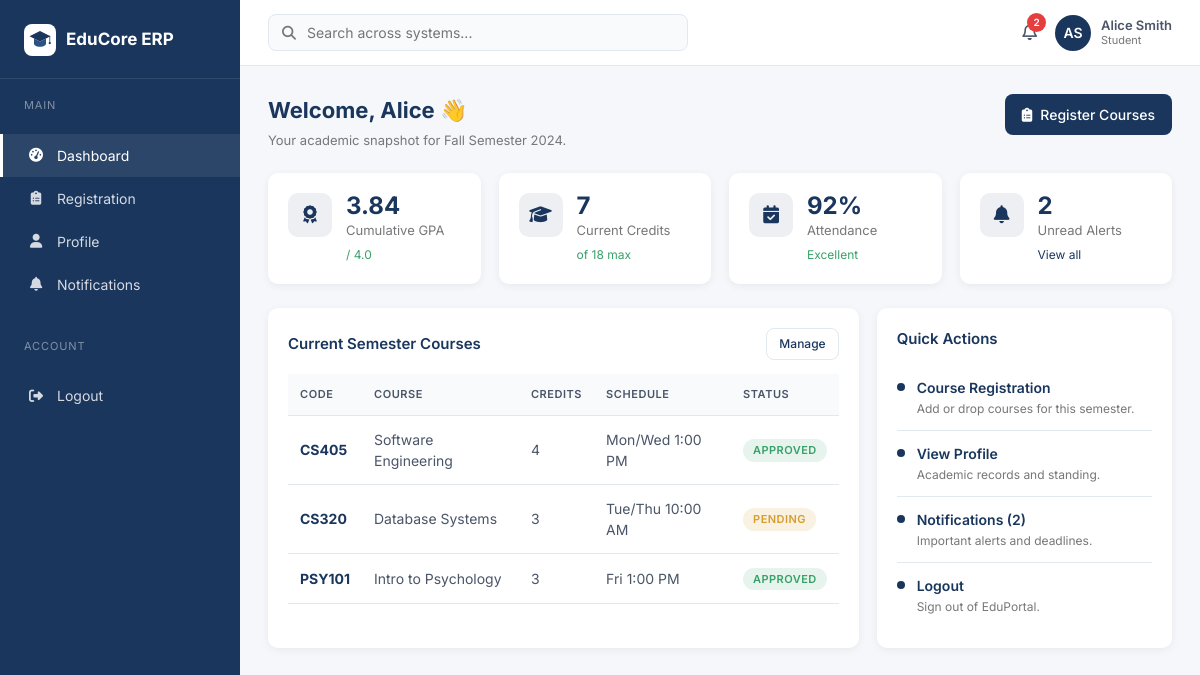
The page /student/dashboard.php (signed in) on the database its author committed.
### tables this page shows
CREATE TABLE users (
  id INT AUTO_INCREMENT PRIMARY KEY,
  name VARCHAR(100) NOT NULL,
  email VARCHAR(120) NOT NULL UNIQUE,
  password VARCHAR(255) NOT NULL,
  role ENUM('admin','student','faculty') NOT NULL DEFAULT 'student',
  created_at TIMESTAMP DEFAULT CURRENT_TIMESTAMP
);

CREATE TABLE registrations (
  id INT AUTO_INCREMENT PRIMARY KEY,
  student_pk INT NOT NULL,
  course_id INT NOT NULL,
  status ENUM('approved','pending') DEFAULT 'pending',
  registered_at TIMESTAMP DEFAULT CURRENT_TIMESTAMP
);

CREATE TABLE courses (
  id INT AUTO_INCREMENT PRIMARY KEY,
  code VARCHAR(20) NOT NULL UNIQUE,
  name VARCHAR(120) NOT NULL,
  credits INT NOT NULL DEFAULT 3,
  lecturer VARCHAR(120),
  schedule VARCHAR(80),
  room VARCHAR(40),
  seats_taken INT DEFAULT 0,
  seats_total INT DEFAULT 40,
  department VARCHAR(80)
);

### student/dashboard.php (the view, shortened to what this page needs)
<?php
require_once __DIR__ . '/../config/db.php';
$u = $pdo->prepare("SELECT * FROM users WHERE id=?");
$u->execute([$_SESSION['user_id']]);
$user = $u->fetch();
$s = $pdo->prepare("SELECT * FROM students WHERE email=?");
$s->execute([$user['email']]);
$student = $s->fetch();
$student_pk = $student['id'] ?? 0;
$regs = [];
$totalCredits = 0;
$attendancePct = 0;
if ($student_pk) {
    $r = $pdo->prepare("SELECT r.*, c.code, c.name, c.credits, c.lecturer, c.schedule, c.room FROM registrations r JOIN courses c ON r.course_id=c.id WHERE r.student_pk=?");
    $r->execute([$student_pk]);
    $regs = $r->fetchAll();
    foreach ($regs as $reg) {
        if ($reg['status'] === 'approved') $totalCredits += (int)$reg['credits'];
    }
    $a = $pdo->prepare("SELECT SUM(status='present') p, COUNT(*) t FROM attendance WHERE student_pk=?");
    $a->execute([$student_pk]);
    $att = $a->fetch();
    $attendancePct = ($att['t'] ?? 0) ? round(($att['p']/$att['t'])*100) : 92;
}
require __DIR__ . '/../partials/header.php';
require __DIR__ . '/../partials/sidebar.php';
require __DIR__ . '/../partials/navbar.php';
?>
<div class="page-header">
  <div>
    <h1>Welcome, <?= htmlspecialchars(explode(' ', $user['name'])[0]) ?> 👋</h1>
    <p>Your academic snapshot for Fall Semester 2024.</p>
  </div>
  <div class="actions">
    <a href="registration.php" class="btn btn-primary"><i class="fa-solid fa-clipboard-list"></i> Register Courses</a>
  </div>
</div>
<div class="stats-grid">
  <div class="stat-card">
    <div class="icon"><i class="fa-solid fa-award"></i></div>
    <div><div class="value">3.84</div><div class="label">Cumulative GPA</div><div class="trend">/ 4.0</div></div>
  </div>
  <div class="stat-card">
    <div class="icon"><i class="fa-solid fa-graduation-cap"></i></div>
    <div><div class="value"><?= $totalCredits ?: 10 ?></div><div class="label">Current Credits</div><div class="trend">of 18 max</div></div>
  </div>
  <div class="stat-card">
    <div class="icon"><i class="fa-solid fa-calendar-check"></i></div>
    <div><div class="value"><?= $attendancePct ?>%</div><div class="label">Attendance</div><div class="trend">Excellent</div></div>
  </div>
  <div class="stat-card">
    <div class="icon"><i class="fa-solid fa-bell"></i></div>
    <div><div class="value"><?= $notifCount ?></div><div class="label">Unread Alerts</div><div class="trend"><a href="notifications.php" style="color:var(--primary)">View all</a></div></div>
  </div>
</div>
<div class="grid-2">
  <div class="card">
    <div class="card-title">Current Semester Courses <a href="registration.php" class="btn btn-outline btn-sm">Manage</a></div>
    <div class="table-wrap">
      <table class="table">
        <thead><tr><th>Code</th><th>Course</th><th>Credits</th><th>Schedule</th><th>Status</th></tr></thead>
        <tbody>
          <?php foreach ($regs as $r): ?>
            <tr>
              <td><strong style="color:var(--primary)"><?= htmlspecialchars($r['code']) ?></strong></td>
              <td><?= htmlspecialchars($r['name']) ?></td>
              <td><?= (int)$r['credits'] ?></td>
              <td><?= htmlspecialchars($r['schedule']) ?></td>
              <td>
                <?php $cls = $r['status']==='approved'?'success':'warning'; ?>
                <span class="badge badge-<?= $cls ?>"><?= htmlspecialchars($r['status']) ?></span>
              </td>
            </tr>
          <?php endforeach; ?>
        </tbody>
      </table>
    </div>
  </div>
  <div class="card">
    <div class="card-title">Quick Actions</div>
    <ul class="deadline-list">
      <li><span class="dot"></span><div><div class="title"><a href="registration.php">Course Registration</a></div><div class="desc">Add or drop courses for this semester.</div></div></li>
      <li><span class="dot"></span><div><div class="title"><a href="profile.php">View Profile</a></div><div class="desc">Academic records and standing.</div></div></li>
      <li><span class="dot"></span><div><div class="title"><a href="notifications.php">Notifications (<?= $notifCount ?>)</a></div><div class="desc">Important alerts and deadlines.</div></div></li>
      <li><span class="dot"></span><div><div class="title"><a href="../auth/logout.php">Logout</a></div><div class="desc">Sign out of EduPortal.</div></div></li>
    </ul>
  </div>
</div>
<?php require __DIR__ . '/../partials/footer.php'; ?>

### partials/header.php (shortened to what this page needs)
<?php
$base = '/edu-erp';
?>
<!DOCTYPE html>
<html lang="en">
<head>
<link rel="stylesheet" href="<?= $base ?>/assets/css/style.css">
<link rel="stylesheet" href="https://cdnjs.cloudflare.com/ajax/libs/font-awesome/6.5.0/css/all.min.css">
</head>
<body>
<div class="layout">

### partials/sidebar.php
<?php
$role = $_SESSION['role'] ?? 'student';
$current = basename($_SERVER['SCRIPT_NAME']);
$base = '/edu-erp';
$nav = [];
if ($role === 'admin') {
    $nav = [
        ['Dashboard',      'admin/dashboard.php',  'fa-gauge-high'],
        ['Students',       'admin/students.php',   'fa-user-graduate'],
        ['Courses',        'admin/courses.php',    'fa-book'],
        ['Exams',          'admin/exams.php',      'fa-file-pen'],
        ['Attendance',     'admin/attendance.php', 'fa-calendar-check'],
    ];
} else {
    $nav = [
        ['Dashboard',      'student/dashboard.php',     'fa-gauge-high'],
        ['Registration',   'student/registration.php',  'fa-clipboard-list'],
        ['Profile',        'student/profile.php',       'fa-user'],
        ['Notifications',  'student/notifications.php', 'fa-bell'],
    ];
}
?>
<aside class="sidebar">
  <div class="sidebar-brand">
    <img src="<?= $base ?>/assets/images/logo.svg" alt="logo">
    <span>EduCore ERP</span>
  </div>
  <div class="sidebar-section">Main</div>
  <ul class="nav">
    <?php foreach ($nav as $item):
        $active = (basename($item[1]) === $current) ? 'active' : '';
    ?>
      <li>
        <a href="<?= $base . '/' . $item[1] ?>" class="<?= $active ?>">
          <i class="fa-solid <?= $item[2] ?>"></i>
          <span><?= $item[0] ?></span>
        </a>
      </li>
    <?php endforeach; ?>
  </ul>
  <div class="sidebar-section">Account</div>
  <ul class="nav">
    <li>
      <a href="<?= $base ?>/auth/logout.php">
        <i class="fa-solid fa-right-from-bracket"></i>
        <span>Logout</span>
      </a>
    </li>
  </ul>
</aside>
<div class="main">

### partials/navbar.php
<?php
require_once __DIR__ . '/../config/db.php';
$uid = $_SESSION['user_id'] ?? 0;
$uname = $_SESSION['user_name'] ?? 'User';
$urole = ucfirst($_SESSION['role'] ?? 'student');
$initials = strtoupper(substr($uname,0,1));
$parts = explode(' ', $uname);
if (count($parts) > 1) $initials .= strtoupper(substr($parts[1],0,1));
$notifCount = 0;
try {
    $st = $pdo->prepare("SELECT COUNT(*) FROM notifications WHERE user_id=? AND is_read=0");
    $st->execute([$uid]);
    $notifCount = (int)$st->fetchColumn();
} catch (Exception $e) {}
?>
<header class="navbar">
  <div class="search">
    <i class="fa-solid fa-magnifying-glass"></i>
    <input type="text" placeholder="Search across systems...">
  </div>
  <div class="navbar-right">
    <div class="bell" title="Notifications">
      <i class="fa-regular fa-bell"></i>
      <?php if ($notifCount > 0): ?>
        <span class="badge"><?= $notifCount ?></span>
      <?php endif; ?>
    </div>
    <div class="user">
      <div class="avatar"><?= htmlspecialchars($initials) ?></div>
      <div class="meta">
        <div class="name"><?= htmlspecialchars($uname) ?></div>
        <div class="role"><?= htmlspecialchars($urole) ?></div>
      </div>
    </div>
  </div>
</header>
<div class="content">

### partials/footer.php
</div>
</div>
</div>
</body>
</html>

### rows shown on the page
users: name "Alice"
registrations: course.code "CS405", course.name "Software Engineering", course.credits "4", course.schedule "Mon/Wed 1:00 PM", status "APPROVED"
registrations: course.code "CS320", course.name "Database Systems", course.credits "3", course.schedule "Tue/Thu 10:00 AM", status "PENDING"
registrations: course.code "PSY101", course.name "Intro to Psychology", course.credits "3", course.schedule "Fri 1:00 PM", status "APPROVED"

### other values the page prints
$item[0] "Dashboard"
$item[0] "Registration"
$item[0] "Profile"
$item[0] "Notifications"
$notifCount "2"
$initials "AS"
$uname "Alice Smith"
$urole "Student"
$totalCredits ?: 10 "7"
$attendancePct "92"
